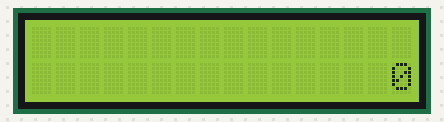
A sketch run on a simulated Arduino Uno, built with avr-gcc and run on an emulated ATmega328P. Shown: 16×2 character LCD.

Above: at 0.1 s.
At 1.1 s:
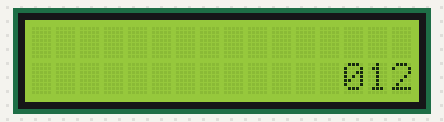
At 1.6 s:
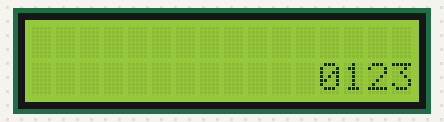
At 2.6 s:
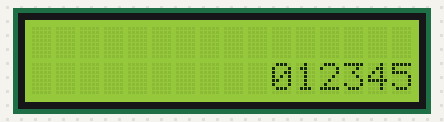
At 4.1 s:
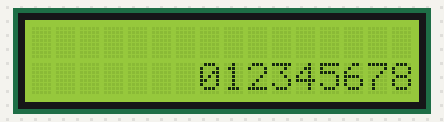
At 5.6 s:
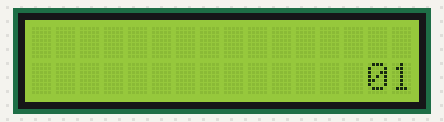

The sketch:

lcd_scroll.ino
```cpp
#include <Wire.h>
#include <LiquidCrystal_I2C.h>

LiquidCrystal_I2C lcd(0x27, 16, 2);

void setup() {
  // put your setup code here, to run once:
lcd.init();
lcd.backlight();

}

void loop() {
  // put your main code here, to run repeatedly:
lcd.setCursor(16,1);
lcd.autoscroll();
for(int i=0; i<10; i++){
  lcd.print(i);
  delay(500);
}

lcd.noAutoscroll();
lcd.clear();

}
```

Measured:
- by itself, everything shown: repeats every 5.0 s, in 11 steps
- what the display in image 1 shows lasts 0.5 s, from 1.1 s to 1.6 s
